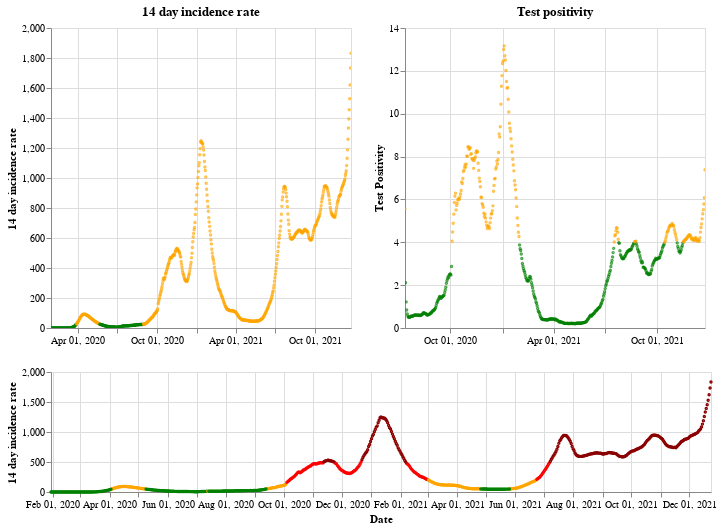

The notebook cell this image was saved under:
### Markdown cell above
## England

### Code cell
plot_traffic_light('England')

### Figure 1 — Vega-Lite specification as saved in the notebook (floating-point values rounded to 4 significant figures; data arrays with more than 128 entries replaced by an {"elided": "..."} marker saying what was removed)
{"config": {"view": {"continuousWidth": 400, "continuousHeight": 300}}, "vconcat": [{"hconcat": [{"mark": {"type": "point", "size": 2}, "encoding": {"color": {"condition": {"value": "green", "test": "(datum.twoWeeklyCasesRate <= 25)"}, "value": "orange"}, "tooltip": [{"type": "nominal", "field": "areaName"}, {"type": "temporal", "field": "date"}, {"type": "quantitative", "field": "twoWeeklyCasesRate"}, {"type": "quantitative", "field": "testPositivity"}], "x": {"type": "temporal", "axis": {"title": ""}, "field": "date", "scale": {"domain": {"selection": "DateBrush"}}, "timeUnit": "yearmonthdate"}, "y": {"type": "quantitative", "axis": {"title": "14 day incidence rate"}, "field": "twoWeeklyCasesRate"}}, "title": "14 day incidence rate", "width": 300}, {"mark": {"type": "point", "size": 2}, "encoding": {"color": {"condition": {"value": "green", "test": "(datum.testPositivity <= 4)"}, "value": "orange"}, "tooltip": [{"type": "nominal", "field": "areaName"}, {"type": "temporal", "field": "date"}, {"type": "quantitative", "field": "twoWeeklyCasesRate"}, {"type": "quantitative", "field": "testPositivity"}], "x": {"type": "temporal", "axis": {"title": ""}, "field": "date", "scale": {"domain": {"selection": "DateBrush"}}, "timeUnit": "yearmonthdate"}, "y": {"type": "quantitative", "axis": {"title": "Test Positivity"}, "field": "testPositivity"}}, "title": "Test positivity", "width": 300}]}, {"layer": [{"mark": {"type": "point", "size": 2}, "encoding": {"color": {"condition": {"value": "orange", "test": "(((datum.testPositivity < 4) && (datum.twoWeeklyCasesRate >= 50)) && (datum.twoWeeklyCasesRate < 200))"}, "value": "red"}, "opacity": {"condition": {"value": 1, "test": "((datum.twoWeeklyCasesRate >= 50) && (datum.twoWeeklyCasesRate < 500))"}, "value": 0}, "tooltip": [{"type": "nominal", "field": "areaName"}, {"type": "temporal", "field": "date"}, {"type": "quantitative", "field": "twoWeeklyCasesRate"}, {"type": "quantitative", "field": "testPositivity"}], "x": {"type": "temporal", "axis": {"title": "Date"}, "field": "date", "timeUnit": "yearmonthdate"}, "y": {"type": "quantitative", "axis": {"title": "14 day incidence rate"}, "field": "twoWeeklyCasesRate"}}, "selection": {"DateBrush": {"type": "interval", "encodings": ["x"], "fields": ["Time"]}}}, {"mark": {"type": "point", "size": 2}, "encoding": {"color": {"value": "darkred"}, "opacity": {"condition": {"value": 1, "test": "(datum.twoWeeklyCasesRate >= 500)"}, "value": 0}, "tooltip": [{"type": "nominal", "field": "areaName"}, {"type": "temporal", "field": "date"}, {"type": "quantitative", "field": "twoWeeklyCasesRate"}, {"type": "quantitative", "field": "testPositivity"}], "x": {"type": "temporal", "axis": {"title": "Date"}, "field": "date", "timeUnit": "yearmonthdate"}, "y": {"type": "quantitative", "axis": {"title": "14 day incidence rate"}, "field": "twoWeeklyCasesRate"}}}, {"mark": {"type": "point", "size": 2}, "encoding": {"color": {"condition": {"value": "green", "test": "((datum.testPositivity < 4) && (datum.twoWeeklyCasesRate < 50))"}, "value": "orange"}, "opacity": {"condition": {"value": 1, "test": "(datum.twoWeeklyCasesRate < 50)"}, "value": 0}, "tooltip": [{"type": "nominal", "field": "areaName"}, {"type": "temporal", "field": "date"}, {"type": "quantitative", "field": "twoWeeklyCasesRate"}, {"type": "quantitative", "field": "testPositivity"}], "x": {"type": "temporal", "axis": {"title": "Date"}, "field": "date", "timeUnit": "yearmonthdate"}, "y": {"type": "quantitative", "axis": {"title": "14 day incidence rate"}, "field": "twoWeeklyCasesRate"}}}], "height": 120, "width": 660}], "data": {"name": "data-9c86e34140020f1e9be68c15adba7a69"}, "$schema": "https://vega.github.io/schema/vega-lite/v4.8.1.json", "datasets": {"data-9c86e34140020f1e9be68c15adba7a69": {"elided": "695 records"}}}
